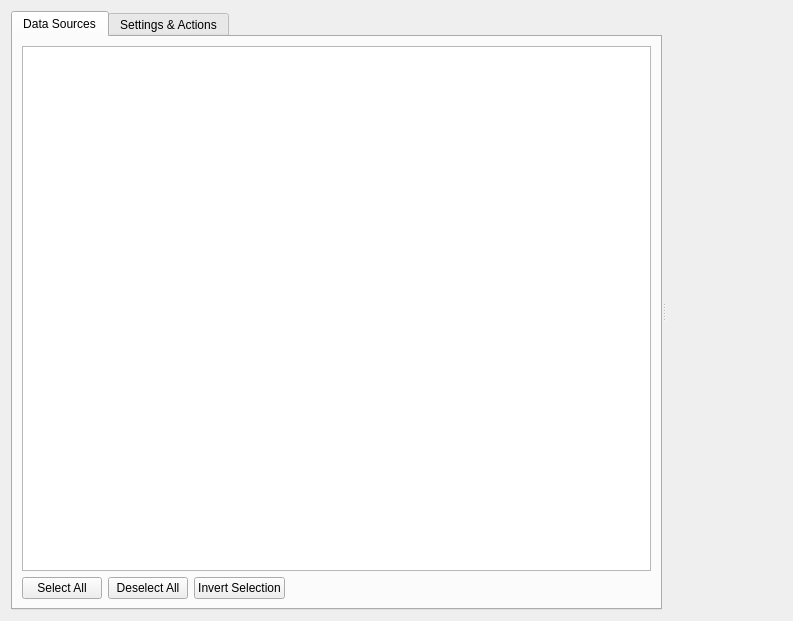
<?xml version="1.0" encoding="UTF-8"?>
<ui version="4.0">
 <class>PlotWidget</class>
 <widget class="QWidget" name="PlotWidget">
  <property name="geometry">
   <rect>
    <x>0</x>
    <y>0</y>
    <width>793</width>
    <height>621</height>
   </rect>
  </property>
  <property name="windowTitle">
   <string>Form</string>
  </property>
  <layout class="QHBoxLayout" name="horizontalLayout_2">
   <item>
    <widget class="QSplitter" name="splitter">
     <property name="orientation">
      <enum>Qt::Horizontal</enum>
     </property>
     <widget class="QTabWidget" name="tabWidget">
      <property name="currentIndex">
       <number>0</number>
      </property>
      <widget class="QWidget" name="tabWidgetPage1" native="true">
       <attribute name="title">
        <string>Data Sources</string>
       </attribute>
       <layout class="QVBoxLayout" name="verticalLayout_5">
        <item>
         <layout class="QVBoxLayout" name="verticalLayout_3">
          <item>
           <widget class="QTableView" name="dataSourceTableView"/>
          </item>
          <item>
           <layout class="QHBoxLayout" name="horizontalLayout">
            <item>
             <widget class="QPushButton" name="buttonSelectAll">
              <property name="text">
               <string>Select All</string>
              </property>
             </widget>
            </item>
            <item>
             <widget class="QPushButton" name="buttonDeselectAll">
              <property name="text">
               <string>Deselect All</string>
              </property>
             </widget>
            </item>
            <item>
             <widget class="QPushButton" name="buttonInvertSelection">
              <property name="text">
               <string>Invert Selection</string>
              </property>
             </widget>
            </item>
            <item>
             <spacer name="horizontalSpacer">
              <property name="orientation">
               <enum>Qt::Horizontal</enum>
              </property>
              <property name="sizeHint" stdset="0">
               <size>
                <width>278</width>
                <height>20</height>
               </size>
              </property>
             </spacer>
            </item>
           </layout>
          </item>
         </layout>
        </item>
       </layout>
      </widget>
      <widget class="QWidget" name="tabWidgetPage2" native="true">
       <attribute name="title">
        <string>Settings &amp;&amp; Actions</string>
       </attribute>
       <layout class="QVBoxLayout" name="verticalLayout_2">
        <item>
         <layout class="QVBoxLayout" name="verticalLayout">
          <item>
           <widget class="QCheckBox" name="checkBoxShowLegend">
            <property name="text">
             <string>Show &amp;Legend</string>
            </property>
            <property name="checked">
             <bool>false</bool>
            </property>
           </widget>
          </item>
          <item>
           <widget class="QCheckBox" name="checkBoxLogYAxis">
            <property name="text">
             <string>&amp;Logarithmic Y Axis</string>
            </property>
           </widget>
          </item>
         </layout>
        </item>
        <item>
         <widget class="QPushButton" name="buttonSavePlot">
          <property name="text">
           <string>Save Plot...</string>
          </property>
         </widget>
        </item>
        <item>
         <spacer name="verticalSpacer">
          <property name="orientation">
           <enum>Qt::Vertical</enum>
          </property>
          <property name="sizeHint" stdset="0">
           <size>
            <width>20</width>
            <height>429</height>
           </size>
          </property>
         </spacer>
        </item>
       </layout>
      </widget>
     </widget>
     <widget class="QWidget" name="plotWrapper" native="true">
      <property name="sizePolicy">
       <sizepolicy hsizetype="Expanding" vsizetype="Expanding">
        <horstretch>0</horstretch>
        <verstretch>0</verstretch>
       </sizepolicy>
      </property>
     </widget>
    </widget>
   </item>
  </layout>
  <action name="actionSave">
   <property name="text">
    <string>Save</string>
   </property>
   <property name="toolTip">
    <string>Save the current plot.</string>
   </property>
  </action>
  <action name="actionSelectAll">
   <property name="text">
    <string>Select All</string>
   </property>
  </action>
  <action name="actionDeselectAll">
   <property name="text">
    <string>Deselect All</string>
   </property>
  </action>
  <action name="actionInvertSelection">
   <property name="text">
    <string>Invert Selection</string>
   </property>
  </action>
 </widget>
 <resources/>
 <connections/>
</ui>
